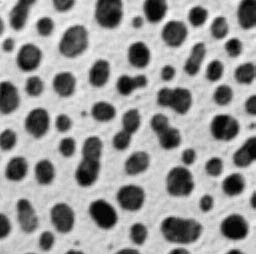
%> input picture 5/blobz1.png, 256 x 254 px
$ octave problem2.m   (GNU Octave 9; MATLAB toolbox functions it lacks are replaced by stand-ins)
%> lines starting %> are read from the running program, lines starting %| are printed output that depends on the picture; in (x1, y1, x2, y2) boxes, pixels count from 0 and x2, y2 are one past the last pixel; in counts of white or black regions, pixels touching at a corner belong together; the program's own positions count from 1
### 5/code/Kmean2.m
function[result] = Kmean2(img)
data = uint8(img);
[M,N] = size(img);

Rnk = zeros(M,N);
u1 = 0;
u2 = 125;
last_u1 = 1;
last_u2 = 126;

eps = 0.01;
maxLoop = 10;
loop = 0;

while loop <= maxLoop && (abs(u1 - last_u1) > eps || abs(u2 - last_u2) > eps)
    last_u1 = u1;
    last_u2 = u2;
    sum1 = 0;
    sum2 = 0;
    Rnk = zeros(M,N);

    for i = 1:M
        for j = 1:N
            if abs(u1 - data(i,j)) < abs(u2 - data(i,j))
                sum1 = sum1+data(i,j);
                Rnk(i,j)=1;
            else
                sum2 = sum2+data(i,j);
                Rnk(i,j)=0;
            end
        end
    end
    count = sum(sum(Rnk));
    u1 = sum1/count;
    u2 = sum2/(M*N-count);

    loop = loop +1;
end

result = 255*Rnk;

### 5/code/problem2.m
close all;

img = imread('../blobz1.png');
%> img is the input picture: size 254x256 uint8; min 1, max 254, mean 151.8
img2 = imread('../blobz2.png');
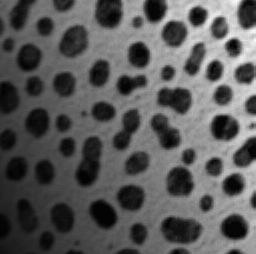
%> input picture 5/blobz2.png, 256 x 254 px
%> img2 is the input picture: size 254x256 uint8; min 2, max 255, mean 89.7
%% kmean
kmean1 = Kmean2(img);
%> the loop in Kmean2, `while loop <= maxLoop && (abs(u1 - last_u1) > eps || abs(u2 - last_u2)..` made 1 pass
%> (count, u1, u2) on pass 1: (21659, 0, 0)
%> after the loop in Kmean2, `while loop <= maxLoop && (abs(u1 - last_u1) > eps || abs(u2 - last_u2)..`:
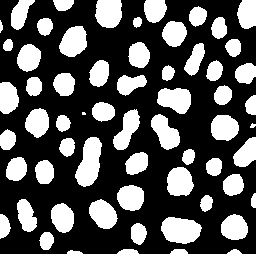
%> Rnk: size 254x256 double; values 0 (black) and 1 (white), 33.3% white; 62 white regions (1 under 20 px), largest, box (x1, y1, x2, y2) and area: (75, 137, 102, 187) 883, (161, 217, 202, 244) 839, (157, 88, 191, 114) 664
%> after the loop in Kmean2, `while loop <= maxLoop && (abs(u1 - last_u1) > eps || abs(u2 - last_u2)..`: loop = 1
kmean2 = Kmean2(img2);
%> the loop in Kmean2 (call 2), `while loop <= maxLoop && (abs(u1 - last_u1) > eps || abs(u2 - last_u2)..` made 1 pass
%> (count, u1, u2) on pass 1: (46230, 0, 0)
%> after the loop in Kmean2 (call 2), `while loop <= maxLoop && (abs(u1 - last_u1) > eps || abs(u2 - last_u2)..`:
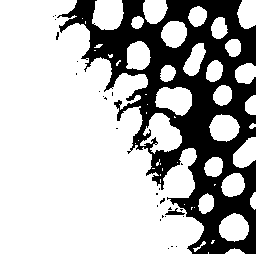
%> Rnk: size 254x256 double; values 0 (black) and 1 (white), 71.1% white; 27 black regions (25 under 20 px), largest, box (x1, y1, x2, y2) and area: (57, 0, 256, 254) 18643, (165, 208, 185, 215) 66
subplot(1,2,1), imshow(kmean1);
subplot(1,2,2), imshow(kmean2);
